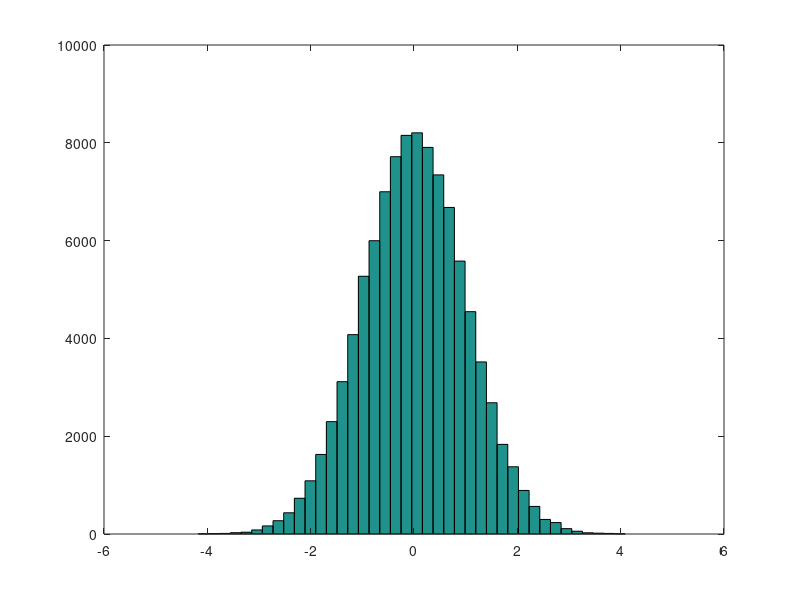
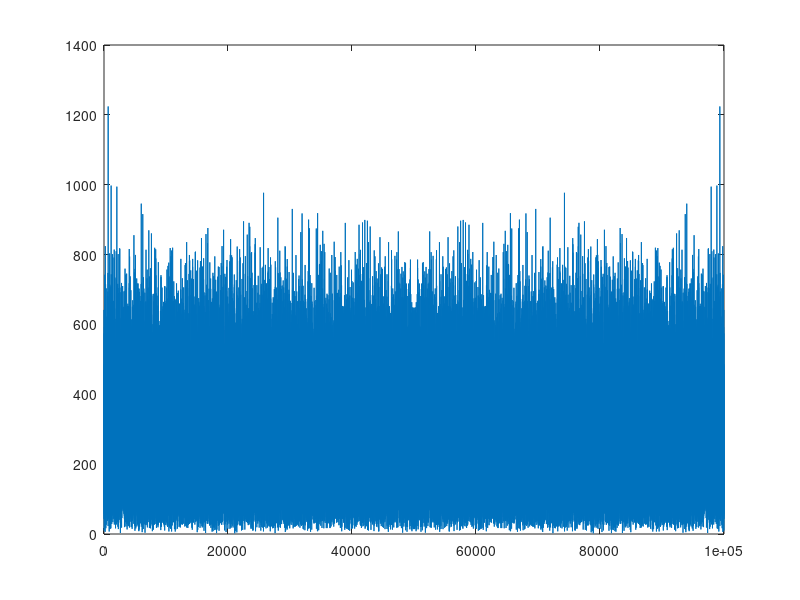
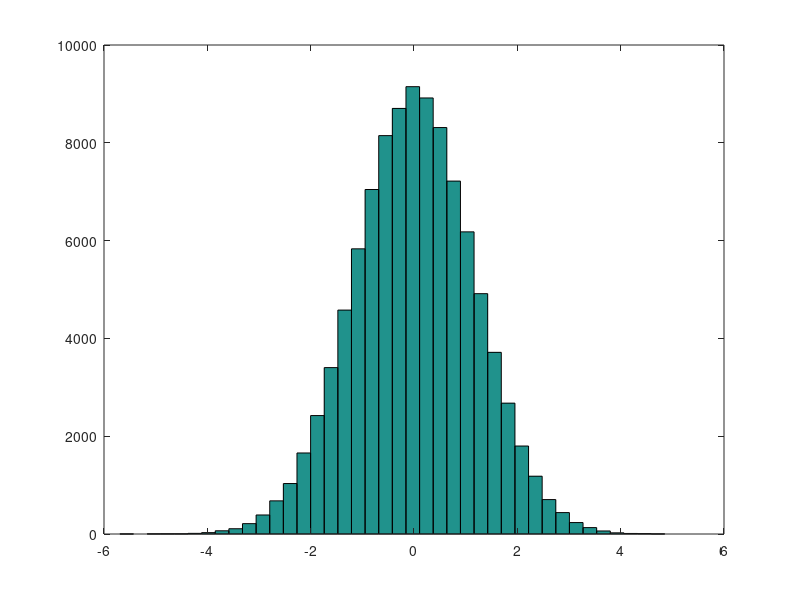
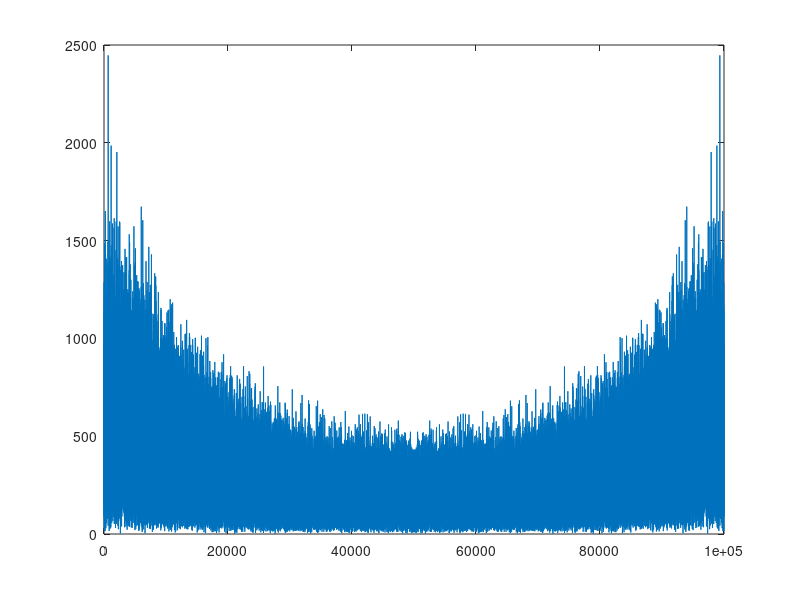

MATLAB code for these plots, in order:
%
N=100000;
U=randn(1,N);
X=zeros(1,N);

figure(1)
hist(U,40);
sigmaU=std(U)

figure(2)
plot(abs(fft(U)))

A=0.5;
X(1)=0;
for II=2:N
    X(II)=A*X(II-1)+U(II);
end


figure(3)
hist(X,40);
sigmaX=std(X)

figure(4);
plot(abs(fft(X)));

figure(5);
plot(X);


VarX=(std(X))^2
VarU=(std(U))^2

fatorSx_Su=sqrt(VarX/VarU)


disp('Si la entrada U es una gaussiana la salida X es indeterminada???? ver testderivgauss');
